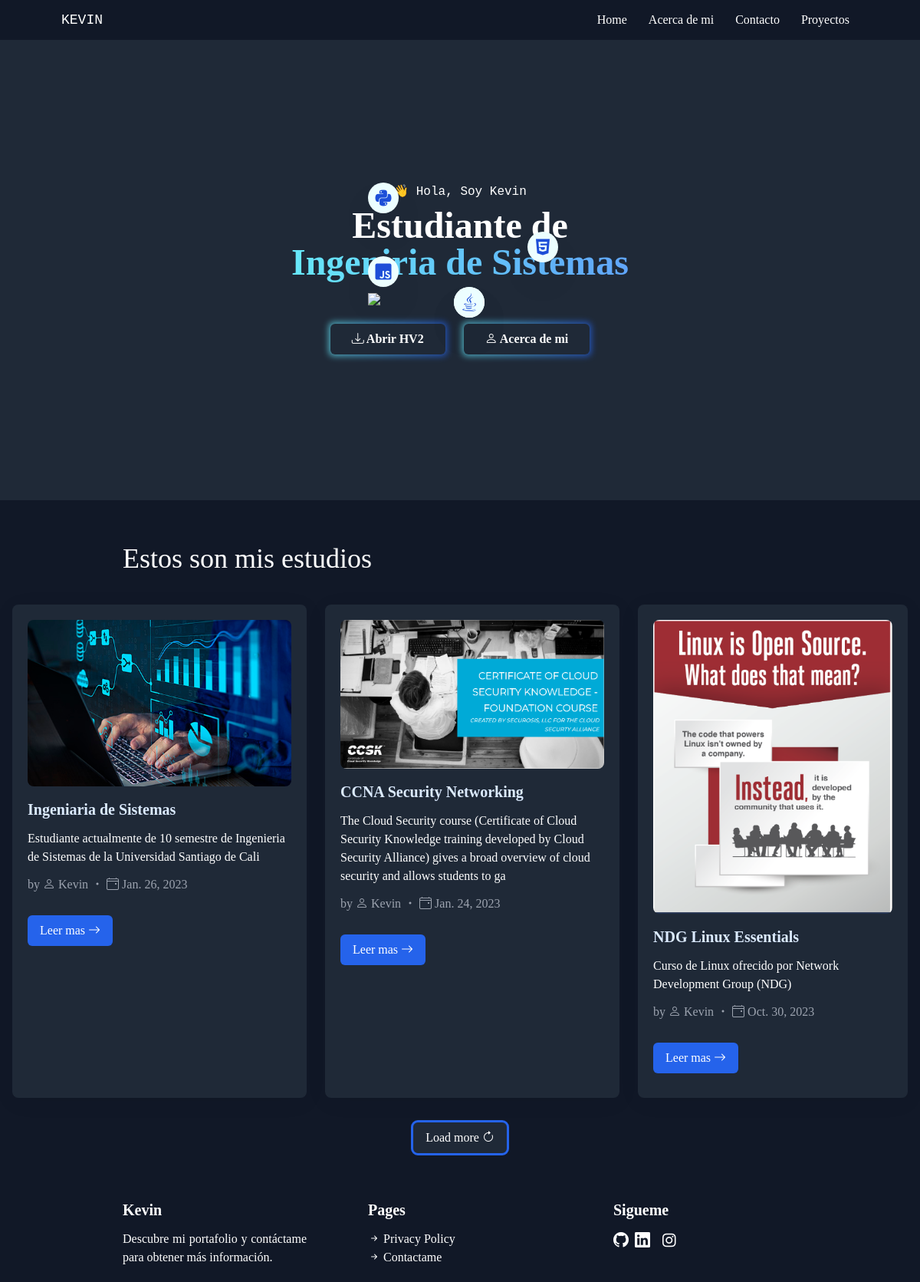
The page / on the database its author committed.
### home/models.py (models this page shows, shortened)
class Blog(models.Model):
    sno = models.AutoField(primary_key=True)
    title = models.CharField(max_length=200)
    meta = models.CharField(max_length=400)
    content = models.TextField()
    thumbnail_img = models.ImageField(null=False, blank=True, upload_to="images/")
    thumbnail_url = models.URLField(blank=True, null=True)
    category = models.CharField(max_length=255, default="uncategorized")
    slug = models.CharField(max_length=100)
    time = models.DateField(auto_now_add=True)

### home/views.py (the view)
# urls.py: path('', views.index, name='home'),
def index(request):
    blogs = Blog.objects.all()
    random_blogs = random.sample(list(blogs), 3)
    ultima_hoja_de_vida = HojaDeVida.objects.order_by('-id').first()
    context = {
        'random_blogs': random_blogs,
        'ultima_hoja_de_vida': ultima_hoja_de_vida,
    }
    return render(request, 'index.html', context)

### templates/index.html (shortened to what this page needs)
{% extends 'base.html' %}
{% load static %}
{% block content %}
    <div class='hero-section bg-gray-800 text-white text-center flex flex-col justify-center items-center h-[550px] md:h-[580px] lg:h-[600px]'>
        <span class='font-mono my-2'><span class='wave'>&#128075;</span> Hola, Soy Kevin</span>
        <span style="font-family: Poppins-Bold" class='z-40 text-3xl font-extrabold md:text-4xl lg:text-5xl px-[20px] md:px-[140px] lg:px-[170px] xl:px-[200px] 2xl:px-[360px]'>
            Estudiante de <br> <span class='bg-clip-text bg-gradient-to-r from-cyan-300 to-blue-400 text-transparent'>Ingeniria de Sistemas</span>
        </span>
        <div class='updn hero-img my-4'>
            <div class='updn z-50 absolute flex justify-center items-center text-2xl bg-cyan-50 text-blue-700 rounded-full shadow-2xl -mt-40 xl:-mt-52 w-10 h-10'>
                <i class="fa-brands fa-python"></i>
            </div>
            <div class='updn z-50 absolute flex justify-center items-center text-2xl bg-cyan-50 text-blue-700 rounded-full shadow-2xl -mt-20 ml-44 md:ml-52 md:-mt-24 xl:ml-60 xl:-mt-28 w-10 h-10'>
                <i class="fa-brands fa-html5"></i>
            </div>
            <div class='updn z-50 absolute flex justify-center items-center text-2xl bg-cyan-50 text-blue-700 rounded-full shadow-2xl -mt-16 w-10 h-10'>
                <i class="fa-brands fa-square-js"></i>
            </div>
            <div class='updn z-50 absolute flex justify-center items-center text-2xl bg-cyan-50 text-blue-700 rounded-full shadow-2xl -mt-6 ml-20 md:-mt-6 md:ml-28 w-10 h-10'>
            </div>
            <div class='updn z-50 absolute flex justify-center items-center text-2xl bg-cyan-50 text-blue-700 rounded-full shadow-2xl -mt-6 ml-20 md:-mt-6 md:ml-28 w-10 h-10'>
                <i class="fa-brands fa-java"></i>
            </div>
        </div>
        <div class='hero-btn my-3 md:mt-2 font-bold text-sm md:text-[16px] md:leading-6'>
            <ul class='flex flex-row gap-4 md:space-x-2'>
                {% if ultima_hoja_de_vida %}
                <a href="{{ ultima_hoja_de_vida.archivo_pdf.url }}" target='_blank'>
                    <div class='relative group'>
                        <button class='relative bg-gray-800 px-7 py-2 text-white rounded-md group-hover:text-gray-50 transition duration-200'>
                            <i class="bi bi-download font-extrabold"></i> Abrir HV2
                        </button>
                    </div>
                </a>
                {% else %}
                <p>No hay hojas de vida disponibles.</p>
                {% endif %}
                <a href='/about'><div class='relative group'>
                    <button class='relative bg-gray-800 px-7 py-2 text-white rounded-md group-hover:text-gray-50 transition duration-200'><i class="bi bi-person"></i> Acerca de mi</button>
                </div></a>
            </ul>
        </div>
    </div>
    <div class='blog-section bg-gray-900 p-4 text-white'>
        <span style="font-family: Poppins-Bold" class='grid items-center px-2 text-start md:text-start md:pl-36 text-2xl md:text-3xl lg:text-4xl my-6 md:my-10'>Estos son mis estudios</span>
        <div class='blogs my-5 grid justify-center md:flex md:space-x-6'>
            {% for blog in random_blogs|slice:3 %}
                <div style="box-shadow:0 5px 30px 0 rgba(0,0,0,.05);" class='hover:scale-105 hover:transform bg-gray-800 p-5 rounded-lg max-w-sm h-auto shadow-2xl transition-all duration-300'>
                    <a href='/blogpost/{{blog.slug}}'>
                        {% if blog.thumbnail_img %}
                        <img class='rounded-lg mb-4' src="{{blog.thumbnail_img.url}}">
                        {% else %}
                        <img class='rounded-lg mb-4' src="{% static 'images/h3.png' %}">
                        {% endif %}
                    </a>
                    <a class='text-blue-100 hover:text-blue-300 transition duration-300' href='/blogpost/{{blog.slug}}'><span class='text-xl font-extrabold'>{{blog.title|slice:80}}</span></a><br>
                    <p class='my-3'>{{blog.meta|slice:180|safe}}</p>
                    <p class='mt-2 mb-4 text-gray-400'>by  <i class="bi bi-person"></i>  <a href='/about' class='group transition-all duration-500 ease-out'><span class='bg-left-bottom bg-gradient-to-r from-cyan-300 to-blue-500 bg-[length:0%_2px] bg-no-repeat group-hover:bg-[length:100%_2px] transition-all duration-500 ease-out group-hover:text-cyan-200'>Kevin</span></a> <i class="bi bi-dot"></i> <span><i class="bi bi-calendar4-event"></i> {{blog.time}}</span></span></a></p>
                    <a href='/blogpost/{{blog.slug}}'><button class='bg-blue-600 p-2 px-4 rounded-[6px] hover:bg-gray-800 hover:outline hover:outline-blue-600 transition delay-75 ease-in-out my-3'>Leer mas <i class="bi bi-arrow-right font-extrabold"></i></button></a>
                </div>
                <br>
            {% endfor %}
        </div>
        <div class='flex justify-center'>
            <a href='/blog' class=''><button class='bg-gray-800 p-2 px-4 rounded-[6px] hover:bg-blue-600 outline hover:outline-none outline-blue-600 transition delay-75 ease-in-out my-3'>Load more <i class="bi bi-arrow-clockwise font-extrabold"></i></button></a>
        </div>
    </div>
{% endblock %}

### templates/base.html (shortened to what this page needs)
{% load tailwind_tags %}
{% load static %}
<!DOCTYPE html>
<html lang="en">
<head>
    <link href="https://cdn.jsdelivr.net/npm/tailwindcss/dist/tailwind.min.css" rel="stylesheet">
    <link rel="stylesheet" href="https://cdn.jsdelivr.net/npm/bootstrap-icons@1.10.3/font/bootstrap-icons.css">
    <link rel="stylesheet" href="https://cdnjs.cloudflare.com/ajax/libs/font-awesome/6.2.1/css/all.min.css" />
    <link rel="stylesheet" type="text/css" href="https://cdn.jsdelivr.net/gh/hostmind/host@latest/static/index.css">
    {% tailwind_css %}
</head>
<body>
    <nav class="nav bg-gray-900 text-white flex justify-between items-center p-3 px-8 md:px-20">
        <a href="/" class="text-lg font-mono">KEVIN</a>
        <div class="bg-gray-900 hidden items-center md:block">
            <a href="/" class="p-2 px-3 my-1 text-white rounded-[8px] hover:bg-gray-800">Home</a>
            <a href="/about" class="p-2 px-3 my-1 text-white rounded-[8px] hover:bg-gray-800">Acerca de mi</a>
            <a href="/contact" class="p-2 px-3 my-1 text-white rounded-[8px] hover:bg-gray-800">Contacto</a>
            <a href="/projects" class="p-2 px-3 my-1 text-white rounded-[8px] hover:bg-gray-800">Proyectos</a>
          </div>
    </nav>
      {% block content %}{% endblock %}
    <footer class='bg-gray-900 text-white p-8 pb-2 grid md:grid-cols-3 md:gap-10 lg:gap-20 xl:gap-30 2xl:gap-40 md:px-40'>
        <div class='blog-name'>
            <p class='text-xl font-bold'>Kevin<p>
            <p class='my-3 text-justify'>Descubre mi portafolio y contáctame para obtener más información.</p>
        </div>
        <div class='pages'>
            <p class='text-xl font-bold'>Pages<p>
            <ul class='my-3'>
                <li><a href='/'><i class="bi bi-arrow-right-short"></i> Privacy Policy</a></li>
                <li><a href='/contact'><i class="bi bi-arrow-right-short"></i> Contactame</a></li>
            </ul>
        </div>
        <div class='socials'>
            <p class='text-xl font-bold'>Sigueme<p>
            <ul class='my-3 flex text-xl'>
                <li><a href='https://github.com/kevinbolanos00' class='hover:text-blue-100'><i class="bi bi-github"></i></a></li>
                <li class='px-2'><a href='https://www.linkedin.com/in/kevin-alexander-bola%C3%B1os-bravo-00918a1a4?utm_source=share&utm_campaign=share_via&utm_content=profile&utm_medium=android_app' class='hover:text-blue-100'><i class="bi bi-linkedin"></i></a></li>
                <li class='px-2'><a href='https://instagram.com/kevin_b19?igshid=OGQ5ZDc2ODk2ZA==' class='hover:text-blue-100'><i class="fa-brands fa-instagram"></i></a></li>
            </ul>
        </div>
    </footer>
</body>
</html>

### templates/base.html (style rules this page uses)
body { font-family: Poppins; transition: 0.3s ease-in-out; }
.wave { animation-name: wave-animation; animation-duration: 2.5s; animation-iteration-count: infinite; transform-origin: 70% 70%; display: inline-block; }
.updn { animation-name: up-down; animation-duration: 5s; animation-iteration-count: infinite; }

### rows shown on the page
Blog: thumbnail_img (picture), title "Ingeniaria de Sistemas", meta "Estudiante actualmente de 10 semestre de Ingenieria de Sistemas de la Universidad Santiago de Cali", time "Jan. 26, 2023"
Blog: thumbnail_img (picture), title "CCNA Security Networking", meta "The Cloud Security course (Certificate of Cloud Security Knowledge training developed by Cloud Security Alliance) gives a broad overview of cloud security and allows students to ga", time "Jan. 24, 2023"
Blog: thumbnail_img (picture), title "NDG Linux Essentials", meta "Curso de Linux ofrecido por Network Development Group (NDG)", time "Oct. 30, 2023"
